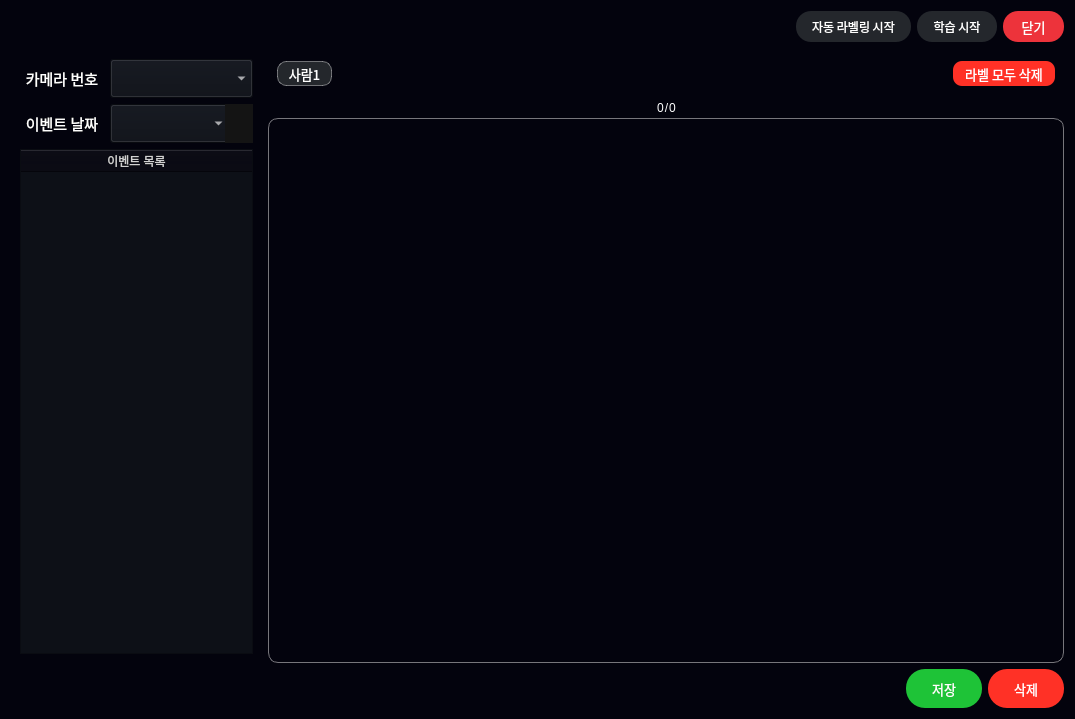
<?xml version="1.0" encoding="UTF-8"?>
<ui version="4.0">
 <class>labeling_window</class>
 <widget class="QWidget" name="labeling_window">
  <property name="windowModality">
   <enum>Qt::WindowModality::ApplicationModal</enum>
  </property>
  <property name="geometry">
   <rect>
    <x>0</x>
    <y>0</y>
    <width>1075</width>
    <height>719</height>
   </rect>
  </property>
  <property name="maximumSize">
   <size>
    <width>1260</width>
    <height>16777215</height>
   </size>
  </property>
  <property name="windowTitle">
   <string notr="true">Labeling</string>
  </property>
  <property name="styleSheet">
   <string notr="true">background-color: rgb(3, 3, 13);</string>
  </property>
  <layout class="QVBoxLayout" name="verticalLayout_6">
   <item>
    <layout class="QVBoxLayout" name="verticalLayout_4">
     <item>
      <layout class="QHBoxLayout" name="horizontalLayout_9">
       <item>
        <widget class="QLabel" name="top_logo">
         <property name="sizePolicy">
          <sizepolicy hsizetype="Fixed" vsizetype="Fixed">
           <horstretch>0</horstretch>
           <verstretch>0</verstretch>
          </sizepolicy>
         </property>
         <property name="minimumSize">
          <size>
           <width>202</width>
           <height>32</height>
          </size>
         </property>
         <property name="maximumSize">
          <size>
           <width>202</width>
           <height>32</height>
          </size>
         </property>
         <property name="font">
          <font>
           <family>Sans</family>
          </font>
         </property>
         <property name="text">
          <string/>
         </property>
         <property name="pixmap">
          <pixmap resource="../resourece.qrc">:/ui/ui/images/logo.png</pixmap>
         </property>
         <property name="scaledContents">
          <bool>true</bool>
         </property>
        </widget>
       </item>
       <item>
        <layout class="QHBoxLayout" name="horizontalLayout_6">
         <item>
          <spacer name="horizontalSpacer_3">
           <property name="orientation">
            <enum>Qt::Orientation::Horizontal</enum>
           </property>
           <property name="sizeHint" stdset="0">
            <size>
             <width>40</width>
             <height>20</height>
            </size>
           </property>
          </spacer>
         </item>
         <item>
          <widget class="QPushButton" name="self_labeling_bnt">
           <property name="minimumSize">
            <size>
             <width>115</width>
             <height>31</height>
            </size>
           </property>
           <property name="maximumSize">
            <size>
             <width>9999</width>
             <height>31</height>
            </size>
           </property>
           <property name="font">
            <font>
             <family>NanumSquareRound</family>
             <pointsize>9</pointsize>
             <bold>false</bold>
            </font>
           </property>
           <property name="cursor">
            <cursorShape>PointingHandCursor</cursorShape>
           </property>
           <property name="styleSheet">
            <string notr="true">
background-color: rgb(36, 39, 44);
color: rgb(255, 255, 255);
border-radius: 15px;

</string>
           </property>
           <property name="text">
            <string>자동 라벨링 시작</string>
           </property>
          </widget>
         </item>
         <item>
          <widget class="QPushButton" name="train_bnt">
           <property name="minimumSize">
            <size>
             <width>80</width>
             <height>31</height>
            </size>
           </property>
           <property name="maximumSize">
            <size>
             <width>80</width>
             <height>31</height>
            </size>
           </property>
           <property name="font">
            <font>
             <family>NanumSquareRound</family>
             <pointsize>9</pointsize>
             <bold>false</bold>
            </font>
           </property>
           <property name="cursor">
            <cursorShape>PointingHandCursor</cursorShape>
           </property>
           <property name="styleSheet">
            <string notr="true">
background-color: rgb(36, 39, 44);
color: rgb(255, 255, 255);
border-radius: 15px;

</string>
           </property>
           <property name="text">
            <string>학습 시작</string>
           </property>
          </widget>
         </item>
         <item>
          <widget class="QPushButton" name="shutdown_bnt">
           <property name="minimumSize">
            <size>
             <width>61</width>
             <height>31</height>
            </size>
           </property>
           <property name="maximumSize">
            <size>
             <width>61</width>
             <height>31</height>
            </size>
           </property>
           <property name="font">
            <font>
             <family>NanumSquareRound</family>
             <pointsize>10</pointsize>
             <bold>false</bold>
            </font>
           </property>
           <property name="cursor">
            <cursorShape>PointingHandCursor</cursorShape>
           </property>
           <property name="styleSheet">
            <string notr="true">background-color: rgb(237, 51, 59);
color: rgb(255, 255, 255);
border-radius: 15px;
</string>
           </property>
           <property name="text">
            <string>닫기</string>
           </property>
          </widget>
         </item>
        </layout>
       </item>
      </layout>
     </item>
     <item>
      <spacer name="verticalSpacer_2">
       <property name="orientation">
        <enum>Qt::Orientation::Vertical</enum>
       </property>
       <property name="sizeType">
        <enum>QSizePolicy::Policy::Fixed</enum>
       </property>
       <property name="sizeHint" stdset="0">
        <size>
         <width>20</width>
         <height>1</height>
        </size>
       </property>
      </spacer>
     </item>
     <item>
      <layout class="QHBoxLayout" name="horizontalLayout_2">
       <item>
        <widget class="QWidget" name="label_info_widget" native="true">
         <property name="sizePolicy">
          <sizepolicy hsizetype="Expanding" vsizetype="Expanding">
           <horstretch>0</horstretch>
           <verstretch>0</verstretch>
          </sizepolicy>
         </property>
         <property name="minimumSize">
          <size>
           <width>251</width>
           <height>510</height>
          </size>
         </property>
         <property name="maximumSize">
          <size>
           <width>251</width>
           <height>9999</height>
          </size>
         </property>
         <layout class="QVBoxLayout" name="verticalLayout_2">
          <item>
           <layout class="QVBoxLayout" name="verticalLayout">
            <item>
             <layout class="QHBoxLayout" name="horizontalLayout">
              <item>
               <widget class="QLabel" name="camera_name_label">
                <property name="sizePolicy">
                 <sizepolicy hsizetype="Fixed" vsizetype="Fixed">
                  <horstretch>0</horstretch>
                  <verstretch>0</verstretch>
                 </sizepolicy>
                </property>
                <property name="minimumSize">
                 <size>
                  <width>84</width>
                  <height>29</height>
                 </size>
                </property>
                <property name="font">
                 <font>
                  <family>Sans</family>
                  <pointsize>11</pointsize>
                  <bold>false</bold>
                 </font>
                </property>
                <property name="styleSheet">
                 <string notr="true">color: rgb(255, 255, 255);</string>
                </property>
                <property name="text">
                 <string>카메라 번호</string>
                </property>
                <property name="alignment">
                 <set>Qt::AlignmentFlag::AlignCenter</set>
                </property>
               </widget>
              </item>
              <item>
               <widget class="QComboBox" name="camera_name_box">
                <property name="minimumSize">
                 <size>
                  <width>110</width>
                  <height>39</height>
                 </size>
                </property>
                <property name="maximumSize">
                 <size>
                  <width>145</width>
                  <height>39</height>
                 </size>
                </property>
                <property name="font">
                 <font>
                  <family>Sans</family>
                  <pointsize>11</pointsize>
                 </font>
                </property>
                <property name="focusPolicy">
                 <enum>Qt::FocusPolicy::WheelFocus</enum>
                </property>
                <property name="styleSheet">
                 <string notr="true">color: rgb(255, 255, 255);
background-color: rgb(13, 16, 23);
selection-background-color: rgb(53, 132, 228);
</string>
                </property>
                <property name="currentText">
                 <string notr="true"/>
                </property>
               </widget>
              </item>
             </layout>
            </item>
            <item>
             <layout class="QHBoxLayout" name="horizontalLayout_3">
              <item>
               <widget class="QLabel" name="event_date_label">
                <property name="sizePolicy">
                 <sizepolicy hsizetype="Fixed" vsizetype="Fixed">
                  <horstretch>0</horstretch>
                  <verstretch>0</verstretch>
                 </sizepolicy>
                </property>
                <property name="minimumSize">
                 <size>
                  <width>84</width>
                  <height>31</height>
                 </size>
                </property>
                <property name="font">
                 <font>
                  <family>Sans</family>
                  <pointsize>11</pointsize>
                  <bold>false</bold>
                  <kerning>true</kerning>
                 </font>
                </property>
                <property name="styleSheet">
                 <string notr="true">color: rgb(255, 255, 255);</string>
                </property>
                <property name="text">
                 <string>이벤트 날짜</string>
                </property>
                <property name="alignment">
                 <set>Qt::AlignmentFlag::AlignCenter</set>
                </property>
               </widget>
              </item>
              <item>
               <widget class="QComboBox" name="event_date_box">
                <property name="minimumSize">
                 <size>
                  <width>120</width>
                  <height>39</height>
                 </size>
                </property>
                <property name="maximumSize">
                 <size>
                  <width>120</width>
                  <height>39</height>
                 </size>
                </property>
                <property name="font">
                 <font>
                  <family>Sans</family>
                  <pointsize>11</pointsize>
                 </font>
                </property>
                <property name="focusPolicy">
                 <enum>Qt::FocusPolicy::WheelFocus</enum>
                </property>
                <property name="styleSheet">
                 <string notr="true">color: rgb(255, 255, 255);
background-color: rgb(13, 16, 23);
selection-background-color: rgb(53, 132, 228);
</string>
                </property>
                <property name="currentText">
                 <string notr="true"/>
                </property>
               </widget>
              </item>
              <item>
               <widget class="QPushButton" name="label_refresh_bnt">
                <property name="minimumSize">
                 <size>
                  <width>28</width>
                  <height>30</height>
                 </size>
                </property>
                <property name="maximumSize">
                 <size>
                  <width>37</width>
                  <height>52</height>
                 </size>
                </property>
                <property name="font">
                 <font>
                  <family>Sans</family>
                  <pointsize>10</pointsize>
                 </font>
                </property>
                <property name="cursor">
                 <cursorShape>PointingHandCursor</cursorShape>
                </property>
                <property name="styleSheet">
                 <string notr="true">background-color: rgb(20, 20, 20);
color: rgb(255, 255, 255);
border: 1px solid rgb(20, 20, 20);</string>
                </property>
                <property name="text">
                 <string/>
                </property>
                <property name="icon">
                 <iconset resource="../resourece.qrc">
                  <normaloff>:/ui/ui/images/ico_refresh.svg</normaloff>:/ui/ui/images/ico_refresh.svg</iconset>
                </property>
                <property name="iconSize">
                 <size>
                  <width>31</width>
                  <height>50</height>
                 </size>
                </property>
               </widget>
              </item>
             </layout>
            </item>
            <item>
             <widget class="QTableWidget" name="label_list_table">
              <property name="minimumSize">
               <size>
                <width>181</width>
                <height>1</height>
               </size>
              </property>
              <property name="maximumSize">
               <size>
                <width>401</width>
                <height>16777215</height>
               </size>
              </property>
              <property name="font">
               <font>
                <family>Sans</family>
                <pointsize>10</pointsize>
                <bold>false</bold>
               </font>
              </property>
              <property name="focusPolicy">
               <enum>Qt::FocusPolicy::NoFocus</enum>
              </property>
              <property name="styleSheet">
               <string notr="true">QTableWidget {
    background-color: rgb(13, 16, 23); /* 테이블 전체 배경색 */
    color: rgb(255, 255, 255);
}

QHeaderView::section {
    color: rgb(209, 209, 209); /* 헤더 텍스트 색상 - 회색 */
background-color: rgb(7, 7, 16); /* 테이블 전체 배경색 */
}

QTableWidget::item {
    color: rgb(255, 255, 255); /* 기본 상태에서의 텍스트 색상 - 흰색 */

}

QTableWidget::item:selected {
    background-color: rgb(32,39,49); /* 선택된 셀의 배경색 */
    color: rgb(255, 255, 255);

}

QScrollBar:vertical {
    border: 1px solid #999999;
    background: #b3b3b3c6;
    width: 8px;
}
QScrollBar::handle:vertical {
background: #2f2f2f; 
min-height: 10px;
width: 8px;

}
</string>
              </property>
              <property name="sizeAdjustPolicy">
               <enum>QAbstractScrollArea::SizeAdjustPolicy::AdjustToContentsOnFirstShow</enum>
              </property>
              <property name="editTriggers">
               <set>QAbstractItemView::EditTrigger::NoEditTriggers</set>
              </property>
              <property name="tabKeyNavigation">
               <bool>false</bool>
              </property>
              <property name="dragEnabled">
               <bool>false</bool>
              </property>
              <property name="dragDropOverwriteMode">
               <bool>false</bool>
              </property>
              <property name="selectionMode">
               <enum>QAbstractItemView::SelectionMode::ContiguousSelection</enum>
              </property>
              <property name="selectionBehavior">
               <enum>QAbstractItemView::SelectionBehavior::SelectRows</enum>
              </property>
              <property name="showGrid">
               <bool>false</bool>
              </property>
              <property name="gridStyle">
               <enum>Qt::PenStyle::NoPen</enum>
              </property>
              <property name="wordWrap">
               <bool>false</bool>
              </property>
              <property name="cornerButtonEnabled">
               <bool>false</bool>
              </property>
              <attribute name="horizontalHeaderCascadingSectionResizes">
               <bool>false</bool>
              </attribute>
              <attribute name="horizontalHeaderMinimumSectionSize">
               <number>5</number>
              </attribute>
              <attribute name="horizontalHeaderDefaultSectionSize">
               <number>18</number>
              </attribute>
              <attribute name="horizontalHeaderHighlightSections">
               <bool>false</bool>
              </attribute>
              <attribute name="horizontalHeaderShowSortIndicator" stdset="0">
               <bool>false</bool>
              </attribute>
              <attribute name="horizontalHeaderStretchLastSection">
               <bool>true</bool>
              </attribute>
              <attribute name="verticalHeaderVisible">
               <bool>false</bool>
              </attribute>
              <attribute name="verticalHeaderCascadingSectionResizes">
               <bool>false</bool>
              </attribute>
              <attribute name="verticalHeaderHighlightSections">
               <bool>false</bool>
              </attribute>
              <attribute name="verticalHeaderShowSortIndicator" stdset="0">
               <bool>false</bool>
              </attribute>
              <attribute name="verticalHeaderStretchLastSection">
               <bool>false</bool>
              </attribute>
              <row/>
              <row>
               <property name="text">
                <string>New Row</string>
               </property>
              </row>
              <row>
               <property name="text">
                <string>2 </string>
               </property>
              </row>
              <row>
               <property name="text">
                <string>New Row</string>
               </property>
              </row>
              <row>
               <property name="text">
                <string>New Row</string>
               </property>
              </row>
              <row>
               <property name="text">
                <string>New Row</string>
               </property>
              </row>
              <row>
               <property name="text">
                <string>New Row</string>
               </property>
              </row>
              <row>
               <property name="text">
                <string>New Row</string>
               </property>
              </row>
              <row>
               <property name="text">
                <string>New Row</string>
               </property>
              </row>
              <row>
               <property name="text">
                <string>New Row</string>
               </property>
              </row>
              <column>
               <property name="text">
                <string>이벤트 목록</string>
               </property>
              </column>
             </widget>
            </item>
           </layout>
          </item>
         </layout>
        </widget>
       </item>
       <item>
        <layout class="QVBoxLayout" name="verticalLayout_3">
         <property name="spacing">
          <number>0</number>
         </property>
         <item>
          <widget class="QWidget" name="label_class_widget" native="true">
           <property name="minimumSize">
            <size>
             <width>0</width>
             <height>48</height>
            </size>
           </property>
           <property name="maximumSize">
            <size>
             <width>979</width>
             <height>48</height>
            </size>
           </property>
           <layout class="QVBoxLayout" name="verticalLayout_5">
            <item>
             <layout class="QHBoxLayout" name="horizontalLayout_8">
              <property name="sizeConstraint">
               <enum>QLayout::SizeConstraint::SetFixedSize</enum>
              </property>
              <item>
               <layout class="QHBoxLayout" name="horizontalLayout_7">
                <property name="spacing">
                 <number>6</number>
                </property>
                <item>
                 <widget class="QPushButton" name="cls_1">
                  <property name="sizePolicy">
                   <sizepolicy hsizetype="Preferred" vsizetype="Preferred">
                    <horstretch>0</horstretch>
                    <verstretch>0</verstretch>
                   </sizepolicy>
                  </property>
                  <property name="minimumSize">
                   <size>
                    <width>55</width>
                    <height>25</height>
                   </size>
                  </property>
                  <property name="maximumSize">
                   <size>
                    <width>55</width>
                    <height>25</height>
                   </size>
                  </property>
                  <property name="font">
                   <font>
                    <family>Sans</family>
                    <pointsize>10</pointsize>
                   </font>
                  </property>
                  <property name="cursor">
                   <cursorShape>PointingHandCursor</cursorShape>
                  </property>
                  <property name="styleSheet">
                   <string notr="true">background-color: rgb(36, 39, 44);
color: rgb(255, 255, 255);
border-radius: 9px;
border: 1px solid rgba(255, 255, 255, 100);
</string>
                  </property>
                  <property name="text">
                   <string>사람1</string>
                  </property>
                 </widget>
                </item>
                <item>
                 <spacer name="horizontalSpacer_2">
                  <property name="orientation">
                   <enum>Qt::Orientation::Horizontal</enum>
                  </property>
                  <property name="sizeType">
                   <enum>QSizePolicy::Policy::Expanding</enum>
                  </property>
                  <property name="sizeHint" stdset="0">
                   <size>
                    <width>562</width>
                    <height>20</height>
                   </size>
                  </property>
                 </spacer>
                </item>
                <item>
                 <widget class="QPushButton" name="label_del_bnt">
                  <property name="sizePolicy">
                   <sizepolicy hsizetype="Preferred" vsizetype="Preferred">
                    <horstretch>0</horstretch>
                    <verstretch>0</verstretch>
                   </sizepolicy>
                  </property>
                  <property name="minimumSize">
                   <size>
                    <width>102</width>
                    <height>25</height>
                   </size>
                  </property>
                  <property name="maximumSize">
                   <size>
                    <width>9999</width>
                    <height>25</height>
                   </size>
                  </property>
                  <property name="font">
                   <font>
                    <family>Sans</family>
                    <pointsize>10</pointsize>
                   </font>
                  </property>
                  <property name="cursor">
                   <cursorShape>PointingHandCursor</cursorShape>
                  </property>
                  <property name="styleSheet">
                   <string notr="true">border-radius: 9px;
background-color: rgb(255, 49, 38);
color: rgb(255, 255, 255);</string>
                  </property>
                  <property name="text">
                   <string>라벨 모두 삭제</string>
                  </property>
                 </widget>
                </item>
               </layout>
              </item>
             </layout>
            </item>
           </layout>
          </widget>
         </item>
         <item>
          <layout class="QHBoxLayout" name="horizontalLayout_12">
           <item>
            <spacer name="horizontalSpacer_4">
             <property name="orientation">
              <enum>Qt::Orientation::Horizontal</enum>
             </property>
             <property name="sizeType">
              <enum>QSizePolicy::Policy::Expanding</enum>
             </property>
             <property name="sizeHint" stdset="0">
              <size>
               <width>368</width>
               <height>20</height>
              </size>
             </property>
            </spacer>
           </item>
           <item>
            <layout class="QHBoxLayout" name="horizontalLayout_13">
             <item>
              <widget class="QLabel" name="img_cur_num">
               <property name="maximumSize">
                <size>
                 <width>20</width>
                 <height>17</height>
                </size>
               </property>
               <property name="styleSheet">
                <string notr="true">color: rgb(255, 255, 255);</string>
               </property>
               <property name="text">
                <string>0</string>
               </property>
               <property name="alignment">
                <set>Qt::AlignmentFlag::AlignCenter</set>
               </property>
              </widget>
             </item>
             <item>
              <widget class="QLabel" name="img_counter_bar">
               <property name="maximumSize">
                <size>
                 <width>20</width>
                 <height>17</height>
                </size>
               </property>
               <property name="styleSheet">
                <string notr="true">color: rgb(255, 255, 255);</string>
               </property>
               <property name="text">
                <string>/</string>
               </property>
               <property name="alignment">
                <set>Qt::AlignmentFlag::AlignCenter</set>
               </property>
              </widget>
             </item>
             <item>
              <widget class="QLabel" name="img_total_num">
               <property name="maximumSize">
                <size>
                 <width>20</width>
                 <height>17</height>
                </size>
               </property>
               <property name="styleSheet">
                <string notr="true">color: rgb(255, 255, 255);</string>
               </property>
               <property name="text">
                <string>0</string>
               </property>
               <property name="alignment">
                <set>Qt::AlignmentFlag::AlignCenter</set>
               </property>
              </widget>
             </item>
            </layout>
           </item>
           <item>
            <spacer name="horizontalSpacer_5">
             <property name="orientation">
              <enum>Qt::Orientation::Horizontal</enum>
             </property>
             <property name="sizeType">
              <enum>QSizePolicy::Policy::Expanding</enum>
             </property>
             <property name="sizeHint" stdset="0">
              <size>
               <width>368</width>
               <height>20</height>
              </size>
             </property>
            </spacer>
           </item>
          </layout>
         </item>
         <item>
          <widget class="QLabel" name="label_image_viewer">
           <property name="sizePolicy">
            <sizepolicy hsizetype="Preferred" vsizetype="Preferred">
             <horstretch>0</horstretch>
             <verstretch>0</verstretch>
            </sizepolicy>
           </property>
           <property name="minimumSize">
            <size>
             <width>640</width>
             <height>460</height>
            </size>
           </property>
           <property name="maximumSize">
            <size>
             <width>9999</width>
             <height>9999</height>
            </size>
           </property>
           <property name="font">
            <font>
             <family>Sans</family>
            </font>
           </property>
           <property name="styleSheet">
            <string notr="true">border: 1px solid rgb(119, 118, 123);
border-radius: 10px ;</string>
           </property>
           <property name="text">
            <string/>
           </property>
           <property name="pixmap">
            <pixmap resource="../resourece.qrc">:/ui/ui/images/logo.png</pixmap>
           </property>
           <property name="alignment">
            <set>Qt::AlignmentFlag::AlignCenter</set>
           </property>
          </widget>
         </item>
        </layout>
       </item>
      </layout>
     </item>
     <item>
      <layout class="QHBoxLayout" name="horizontalLayout_5">
       <item>
        <spacer name="horizontalSpacer">
         <property name="orientation">
          <enum>Qt::Orientation::Horizontal</enum>
         </property>
         <property name="sizeType">
          <enum>QSizePolicy::Policy::Expanding</enum>
         </property>
         <property name="sizeHint" stdset="0">
          <size>
           <width>940</width>
           <height>20</height>
          </size>
         </property>
        </spacer>
       </item>
       <item>
        <layout class="QHBoxLayout" name="horizontalLayout_4">
         <item>
          <widget class="QPushButton" name="label_save_bnt">
           <property name="sizePolicy">
            <sizepolicy hsizetype="Fixed" vsizetype="Fixed">
             <horstretch>0</horstretch>
             <verstretch>0</verstretch>
            </sizepolicy>
           </property>
           <property name="minimumSize">
            <size>
             <width>76</width>
             <height>39</height>
            </size>
           </property>
           <property name="maximumSize">
            <size>
             <width>76</width>
             <height>39</height>
            </size>
           </property>
           <property name="font">
            <font>
             <family>Sans</family>
             <pointsize>10</pointsize>
            </font>
           </property>
           <property name="cursor">
            <cursorShape>PointingHandCursor</cursorShape>
           </property>
           <property name="styleSheet">
            <string notr="true">background-color: rgb(30, 195, 55);
color: rgb(255, 255, 255);
border-radius: 19px;

</string>
           </property>
           <property name="text">
            <string>저장</string>
           </property>
          </widget>
         </item>
         <item>
          <widget class="QPushButton" name="label_data_del_bnt">
           <property name="sizePolicy">
            <sizepolicy hsizetype="Fixed" vsizetype="Fixed">
             <horstretch>0</horstretch>
             <verstretch>0</verstretch>
            </sizepolicy>
           </property>
           <property name="minimumSize">
            <size>
             <width>76</width>
             <height>39</height>
            </size>
           </property>
           <property name="maximumSize">
            <size>
             <width>76</width>
             <height>39</height>
            </size>
           </property>
           <property name="font">
            <font>
             <family>Sans</family>
             <pointsize>10</pointsize>
            </font>
           </property>
           <property name="cursor">
            <cursorShape>PointingHandCursor</cursorShape>
           </property>
           <property name="styleSheet">
            <string notr="true">background-color: rgb(255, 49, 38);
color: rgb(255, 255, 255);
border-radius: 19px;
</string>
           </property>
           <property name="text">
            <string>삭제</string>
           </property>
          </widget>
         </item>
        </layout>
       </item>
      </layout>
     </item>
    </layout>
   </item>
  </layout>
 </widget>
 <resources>
  <include location="../resourece.qrc"/>
 </resources>
 <connections/>
</ui>
